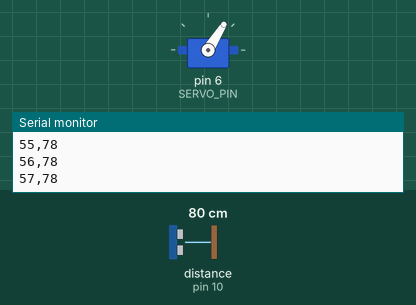
A sketch run on a simulated Arduino Uno, built with avr-gcc and run on an emulated ATmega328P. On the bench: servo, the last lines printed to the serial monitor. Wiring (inferred from the names in the program): ultrasonic range finder: trigger pin 9; echo pin 10. The inputs (shaded band) are chosen by the test bench; at power-on: distance to the obstacle (sensor on pin 10) 80 cm. The echo pulse lasts 58.3 µs per cm.

Above: at 1.7 s.
1.8 s: distance to the obstacle (sensor on pin 10) set to 9 cm
At 2.2 s:
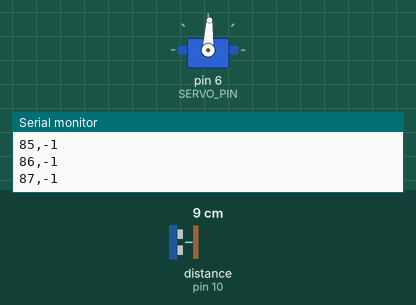
4.8 s: distance to the obstacle (sensor on pin 10) set to 4 cm
At 4.99 s:
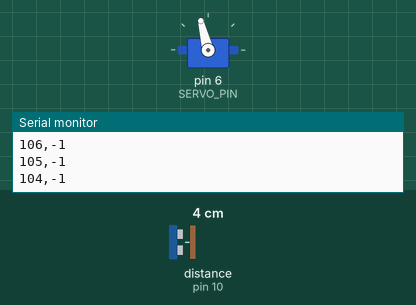
7.8 s: distance to the obstacle (sensor on pin 10) set to 120 cm
At 10.44 s:
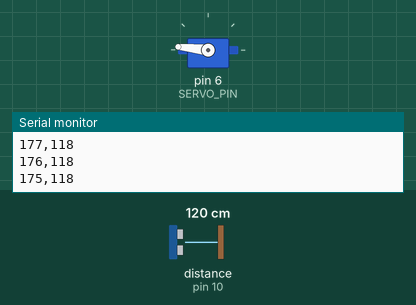
Timing chart, 0 to 16.8 s (numbered marks = the images above; inputs shaded):
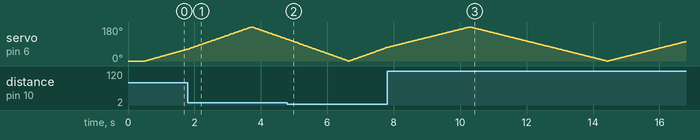

The sketch:

radar.ino
```cpp
#include <Servo.h>

Servo radarServo;

// Pin definitions
const int TRIG = 9;
const int ECHO = 10;
const int SERVO_PIN = 6;

// Radar settings
const int MIN_ANGLE = 0;
const int MAX_ANGLE = 180;
const int STEP = 1;        // Move servo 1 degree per step
const int MIN_DISTANCE = 10; // cm – below this, send -1
const int MAX_DISTANCE = 400; // HC-SR04 limit

void setup() {
  Serial.begin(9600);

  pinMode(TRIG, OUTPUT);
  pinMode(ECHO, INPUT);

  radarServo.attach(SERVO_PIN);
  radarServo.write(MIN_ANGLE);
  delay(500);
}

long measureDistance() {
  digitalWrite(TRIG, LOW);
  delayMicroseconds(2);
  digitalWrite(TRIG, HIGH);
  delayMicroseconds(10);
  digitalWrite(TRIG, LOW);

  long duration = pulseIn(ECHO, HIGH, 25000); // 25 ms timeout → about 400 cm

  if (duration == 0) {
    return -1;
  }

  long distance = duration * 0.034 / 2;

  if (distance < MIN_DISTANCE || distance > MAX_DISTANCE) {
    return -1;
  }

  return distance;
}

void loop() {

  // Sweep forward
  for (int angle = MIN_ANGLE; angle <= MAX_ANGLE; angle += STEP) {
    radarServo.write(angle);
    delay(15);  // allow servo movement

    long distance = measureDistance();

    Serial.print(angle);
    Serial.print(",");
    Serial.println(distance);
  }

  // Sweep backward
  for (int angle = MAX_ANGLE; angle >= MIN_ANGLE; angle -= STEP) {
    radarServo.write(angle);
    delay(15);

    long distance = measureDistance();

    Serial.print(angle);
    Serial.print(",");
    Serial.println(distance);
  }
}
```
